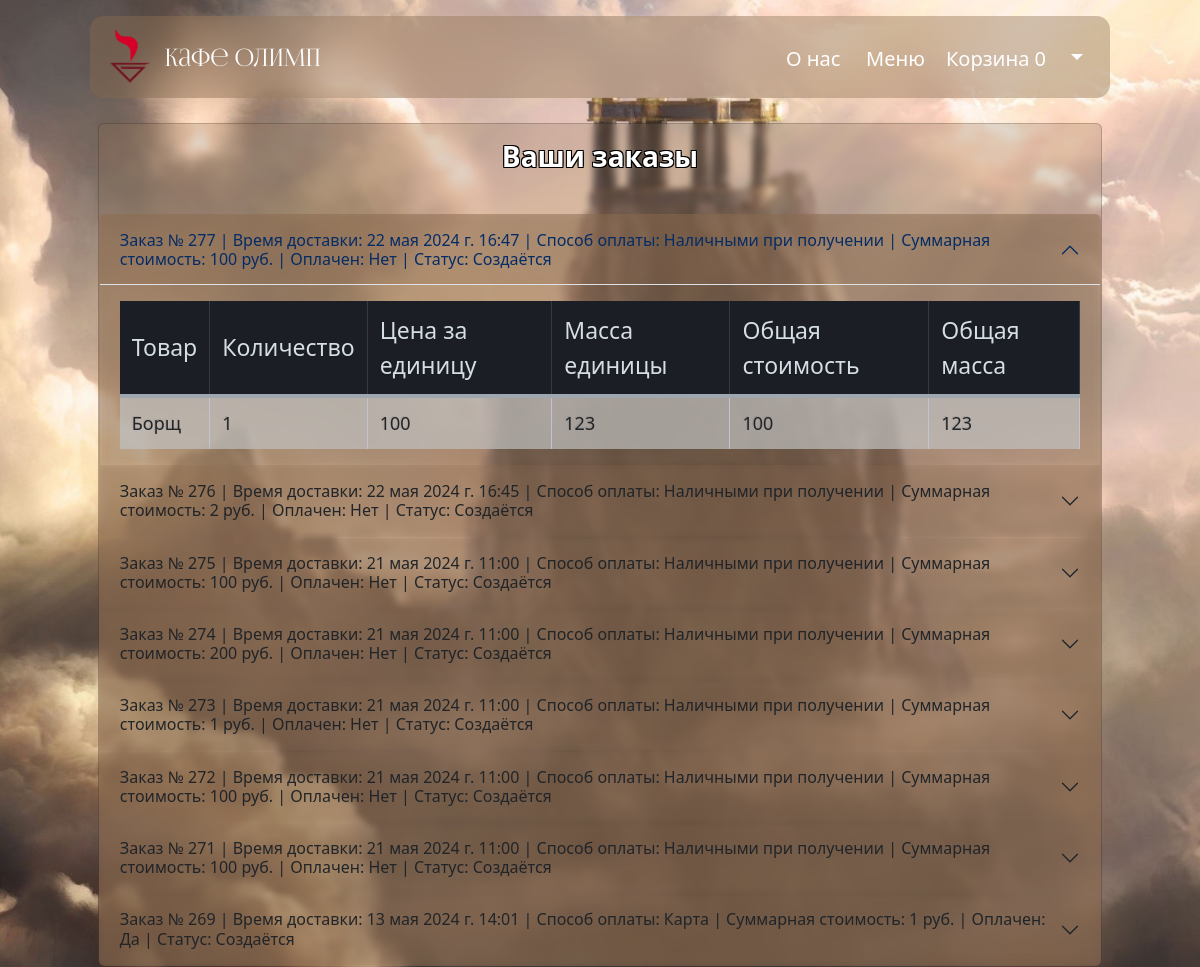
The page /users/history_of_orders/ (signed in) on the database its author committed.
### users/models.py (models this page shows)
class User(AbstractUser):
    phone_number = PhoneNumberField(blank=True, unique=True, verbose_name="Номер телефона")
    loyalty_program = models.PositiveIntegerField(verbose_name="Баллы программы лояльности", default=0)

### orders/models.py (models this page shows, shortened)
class Order(models.Model):
    user = models.ForeignKey(to=User, on_delete=models.SET_DEFAULT, blank=True, null=True, verbose_name="Пользователь",
                             default=1)
    created_timestamp = models.DateTimeField(auto_now_add=True, verbose_name="Дата создания заказа")
    delivery_datetime = models.DateTimeField(null=True, verbose_name="Дата-время доставки")
    phone_number = PhoneNumberField(blank=True, verbose_name="Номер телефона")
    requires_delivery = models.BooleanField(default=False, verbose_name="Требуется доставка")
    delivery_address = models.TextField(null=True, blank=True, verbose_name="Адрес доставки")
    payment_on_get = models.BooleanField(default=False, verbose_name="Оплата при получении")
    is_paid = models.BooleanField(default=False, verbose_name="Оплачено")
    deduct_points = models.BooleanField(default=False, verbose_name="Баллы списаны")
    is_add = models.BooleanField(default=False, verbose_name="Просто функция, не трогать", editable=False)
    status = models.CharField(max_length=50, default='Создаётся',
                              choices=[('Создаётся', 'Создаётся'), ('Доставляется', 'Доставляется'),
                                       ('Доставлен', 'Доставлен')],
                              verbose_name="Статус заказа")
    total_cost = models.DecimalField(max_digits=8, default=0, decimal_places=0, verbose_name="Суммарная стоимость")
    class Meta:
        db_table = "order"
        verbose_name = "Заказ"
        verbose_name_plural = "Заказы"

class OrderItem(models.Model):
    order = models.ForeignKey(to=Order, on_delete=models.CASCADE, verbose_name="Заказ")
    product = models.ForeignKey(to=Product, on_delete=models.SET_DEFAULT, null=True, verbose_name="Продукт",
                                default=None)
    name = models.CharField(max_length=256, verbose_name="Название")
    price = models.DecimalField(max_digits=8, decimal_places=0, verbose_name="Цена")
    weight = models.DecimalField(max_digits=8, decimal_places=0, verbose_name="Вес")
    quantity = models.PositiveIntegerField(default=0, verbose_name="Количество")
    created_timestamp = models.DateTimeField(auto_now_add=True, verbose_name="Дата продажи")
    class Meta:
        db_table = "order_item"
        verbose_name = "Проданный товар"
        verbose_name_plural = "Проданные товары"
    objects = OrderitemQueryset.as_manager()
    def products_price(self):
        return self.price * self.quantity
    def products_weight(self):
        return self.weight * self.quantity

### products/models.py (models this page shows, shortened)
class Product(models.Model):
    name = models.CharField(max_length=256, verbose_name="Название")
    slug = models.SlugField(max_length=200, unique=True, blank=True, null=True, verbose_name='URL')
    description = models.TextField()
    price = models.DecimalField(max_digits=8, decimal_places=0, verbose_name="Цена")  # знаки после запятой и количество цифр в цене
    weight = models.DecimalField(max_digits=8, decimal_places=0, verbose_name="Вес")  # знаки после запятой и количество цифр в весе
    on_or_off = models.BooleanField(default=True, verbose_name="Продаётся")
    image = models.ImageField(upload_to='products_images')
    category = models.ForeignKey(to=ProductCategory, on_delete=models.PROTECT, verbose_name="Категория")
    class Meta:
        db_table = 'product'
        verbose_name = 'Продукт'
        verbose_name_plural = 'Продукты'
        ordering = ("id",)

### users/views.py (the view, shortened to what this page needs)
# urls.py: path('history_of_orders/', history_of_orders, name='history_of_orders'),
@login_required
def history_of_orders(request):
    url = request.META['QUERY_STRING']
    orders = Order.objects.filter(user=request.user).prefetch_related(
        Prefetch(
            "orderitem_set",
            queryset=OrderItem.objects.select_related("product"),
        )
    ).order_by("-id")
    context = {'title': 'Кафе Олимп - История заказов',
               'orders': orders}
    return render(request, 'users/history_of_orders.html', context)

### products/models.py (called while the page is built)
    def total_quantity(self):
        if self:
            return sum(basket.quantity for basket in self)
        return 0

### products/templatetags/basket_tags.py (called while the page is built)
@register.simple_tag()
def basket_quantity(user):
    baskets = Basket.objects.filter(user=user)
    return baskets.total_quantity()

### users/templates/users/history_of_orders.html (shortened to what this page needs)
<!DOCTYPE html>
<html lang="ru">
{% extends 'products/base.html' %}
{% load static %}
{% block css %}
<link rel="stylesheet" href="{% static '/css/history_of_orders.css' %}">
{% endblock %}
{% block content %}
<head>
</head>
<h1>&nbsp;</h1>
<div class="container">
    <div class=" card">
        <div class="card-body">
            <h3 class="text-center mb-4" id="h3_top">Ваши заказы</h3>
        </div>
            <div class="accordion" id="accordionExample">
                {% for order in orders %}
                <div class="accordion-item">
                    <h2 class="accordion-header" id="heading{{ order.id }}">
                        <button class="accordion-button {% if order != orders.0 %}collapsed{% endif %}" type="button"
                            data-bs-toggle="collapse" data-bs-target="#collapse{{ order.id }}" aria-expanded="false"
                            aria-controls="collapse{{ order.id }}">
                            Заказ № {{ order.id }} | Время доставки: {{ order.delivery_datetime }} |
                            Способ оплаты: {% if order.payment_on_get == True %} Наличными при получении {% else %} Карта {% endif %} |
                            Суммарная стоимость: {{order.total_cost}} руб. |
                            Оплачен: {% if order.is_paid == True %} Да {% else %} Нет {% endif %} |
                            Статус: {{order.status}}
                        </button>
                    </h2>
                    <div id="collapse{{ order.id }}"
                        class="accordion-collapse collapse {% if order == orders.0 %}show{% endif %}"
                        aria-labelledby="heading{{ order.id }}" data-bs-parent="#accordionExample">
                        <div class="accordion-body table-responsive">
                            <table class=" ">
                                <thead>
                                    <tr>
                                        <th>Товар</th>
                                        <th>Количество</th>
                                        <th>Цена за единицу</th>
                                        <th>Масса единицы</th>
                                        <th>Общая стоимость</th>
                                        <th>Общая масса</th>
                                    </tr>
                                </thead>
                                <tbody>
                                    {% for item in order.orderitem_set.all %}
                                    <tr>
                                        <td>{{ item.product.name }}</td>
                                        <td>{{ item.quantity }}</td>
                                        <td>{{ item.price  }}</td>
                                        <td>{{ item.weight  }}</td>
                                        <td>{{item.products_price}}</td>
                                        <td>{{item.products_weight}}</td>
                                    </tr>
                                    {% endfor %}
                                </tbody>
                            </table>
                        </div>
                    </div>
                </div>
                {% endfor %}
        </div>
    </div>
</div>
{% endblock %}

### products/templates/products/base.html (shortened to what this page needs)
<!DOCTYPE html>
<html lang="ru">
{% load static %}
{% load basket_tags %}
<head>
    <link href="{% static '/bootstrap/css/bootstrap.min.css' %}" rel="stylesheet">
    <link rel="stylesheet" href="{% static '/css/base.css' %}">
    {% block css %} {% endblock %}
</head>
<body>
<nav class="navbar navbar-expand-lg navbar-dark bg-transparent fixed-top border-bottom-dark">
    <div class="container">
        <a class="navbar-brand " href="{% url 'index' %}" style="font-family:FoglihtenNo06" id="logotype">
            <img src="/static/img/Logo_p.png" alt="logotip" height="56px" width="56px"/> Кафе Олимп</a>
        <div class="collapse navbar-collapse" id="navbarSupportedContent">
            <ul class="navbar-nav ms-auto">
                <li class="nav-item" id="button_1">
                    <a class="nav-link active" href="{% url 'we' %}">
                        О нас
                    </a>
                </li>
                <li class="nav-item" id="button_2">
                    <a class="nav-link active" href="{% url 'products:index' %}">
                        Меню
                    </a>
                </li>
                {% if user.is_authenticated %}
                <li class="nav-item" id="button_3">
                    <a class="nav-link active" href="{% url 'basket' %}">
                        Корзина
                        <span id="goods-in-basket-count">{% basket_quantity user=request.user %}</span>
                    </a>
                </li>
                <li class="nav-item  dropdown" id="button_4">
                    <a class="nav-link active dropdown-toggle" href="#" id="navbarDropdown" role="button"
                       data-bs-toggle="dropdown" aria-expanded="false">
                    </a>
                </li>
                {% else %}
                <li class="nav-item">
                    <a class="nav-link active" href="{% url 'users:login' %}" id="button_10">Войти <i class="fas fa-sign-in-alt"></i></a>
                </li>
                {% endif %}
            </ul>
        </div>
    </div>
</nav>
{% block content %} {% endblock %}
</body>
</html>

### static_dev/css/base.css (style rules this page uses)
.navbar { z-index: 9998; backdrop-filter: blur(1rem); background-color: rgb(141 110 82 / 40%) !important; max-width: 85%; margin-top: 1rem; margin-left: auto; margin-right: auto; border-radius: 0.842rem; }
body { background: url("../img/wallpaper.jpg") no-repeat center top fixed; -webkit-background-size: cover; -moz-background-size: cover; background-size: cover; -o-background-size: cover; padding-top: 56px; font-size: 20px; }
#logotype { font-family: 'FoglihtenNo06'; font-size: clamp( 1.1rem, 5vw, 3vh) }
#button_1, #button_2, #button_3, #button_4,#button_10 { text-decoration: none; }
#button_1::before { content: ""; position: relative; display: block; height: 3px; bottom: -40px; left: 0; background-color: #FFFFFF; transform: scaleX(0); transition: transform 0.2s ease; }
#button_2::before { content: ""; position: relative; display: block; height: 3px; bottom: -40px; left: 0; background-color: #FFFFFF; transform: scaleX(0); transition: transform 0.2s ease; }
#button_3::before { content: ""; position: relative; display: block; height: 3px; bottom: -40px; left: 0; background-color: #FFFFFF; transform: scaleX(0); transition: transform 0.2s ease; }
#button_4::before { content: ""; position: relative; display: block; height: 3px; bottom: -40px; left: 0; background-color: #FFFFFF; transform: scaleX(0); transition: transform 0.2s ease; }
@media screen and (min-width:320px) { .navbar { max-width: 96%; } }
@media screen and (min-width:320px) { #button_1::before { width: 80px; } }
@media screen and (min-width:320px) { #button_2::before { width: 80px; } }
@media screen and (min-width:320px) { #button_3::before { width: 120px; } }
@media screen and (min-width:320px) { #button_4::before { width: 40px; } }
@media screen and (min-width:481px) { .navbar { max-width: 85%; } }
@media screen and (min-width:481px) { #button_1::before { width: 80px; } }
@media screen and (min-width:481px) { #button_2::before { width: 80px; } }
@media screen and (min-width:481px) { #button_3::before { width: 120px; } }
@media screen and (min-width:481px) { #button_4::before { width: 40px; } }
@media screen and (min-width:641px) { .navbar { max-width: 85%; } }
@media screen and (min-width:641px) { #button_1::before { width: 80px; } }
@media screen and (min-width:641px) { #button_2::before { width: 80px; } }
@media screen and (min-width:641px) { #button_3::before { width: 120px; } }
@media screen and (min-width:641px) { #button_4::before { width: 40px; } }
@media screen and (min-width:641px) { .navbar { max-width: 93%; } }
@media screen and (min-width:961px) { .navbar { max-width: 85%; } }
@media screen and (min-width:961px) { #button_1::before { width: 80px; } }
@media screen and (min-width:961px) { #button_2::before { width: 80px; } }
@media screen and (min-width:961px) { #button_3::before { width: 120px; } }
@media screen and (min-width:961px) { #button_4::before { width: 40px; } }
@media screen and (min-width:1025px) { .navbar { max-width: 85%; } }
@media screen and (min-width:1025px) { #button_1::before { width: 80px; } }
@media screen and (min-width:1025px) { #button_2::before { width: 80px; } }
@media screen and (min-width:1025px) { #button_3::before { width: 120px; } }
@media screen and (min-width:1025px) { #button_4::before { width: 40px; } }

### static_dev/css/history_of_orders.css (style rules this page uses)
.card { margin-top: 1.2rem; margin-left: auto; margin-right: auto; max-width: 90%; backdrop-filter: blur(0.2rem); background-color: rgb(141 110 82 / 25%) !important; }
#h3_top { font-weight: bold; color: #FFF; text-shadow: -1px -1px 0 #000, 1px -1px 0 #000, -1px 1px 0 #000, 1px 1px 0 #000; }
.accordion-button { background-color: rgb(141 110 82 / 25%) !important; border-color: rgb(141 110 82 / 25%) !important; }
.accordion-item { backdrop-filter: blur(0.2rem); background-color: rgb(141 110 82 / 25%) !important; border-color: rgb(141 110 82 / 25%) !important; }
th { color:#D5DDE5;; background:#1b1e24; border-bottom:4px solid #9ea7af; border-right: 1px solid #343a45; font-size:25px; font-weight: 100; padding:12px; text-align:left; text-shadow: 0 1px 1px rgba(0, 0, 0, 0.1); vertical-align:middle; }
td { padding:12px; text-align:left; vertical-align:middle; font-weight:300; font-size:18px; text-shadow: -1px -1px 1px rgba(0, 0, 0, 0.1); border-right: 1px solid #C1C3D1; background:rgb(192 192 192 / 70%) !important;; }
@media screen and (min-width:320px) { th { font-size: 23px; } }

### rows shown on the page
User: id "0"
Order: id "277", delivery_datetime "22 мая 2024 г. 16:47", payment_on_get "Наличными при получении", total_cost "100", is_paid "Нет", status "Создаётся"
OrderItem: product.name "Борщ", quantity "1", price "100", weight "123", products_price "100", products_weight "123"
Order: id "276", delivery_datetime "22 мая 2024 г. 16:45", payment_on_get "Наличными при получении", total_cost "2", is_paid "Нет", status "Создаётся"
Order: id "275", delivery_datetime "21 мая 2024 г. 11:00", payment_on_get "Наличными при получении", total_cost "100", is_paid "Нет", status "Создаётся"
Order: id "274", delivery_datetime "21 мая 2024 г. 11:00", payment_on_get "Наличными при получении", total_cost "200", is_paid "Нет", status "Создаётся"
Order: id "273", delivery_datetime "21 мая 2024 г. 11:00", payment_on_get "Наличными при получении", total_cost "1", is_paid "Нет", status "Создаётся"
Order: id "272", delivery_datetime "21 мая 2024 г. 11:00", payment_on_get "Наличными при получении", total_cost "100", is_paid "Нет", status "Создаётся"
Order: id "271", delivery_datetime "21 мая 2024 г. 11:00", payment_on_get "Наличными при получении", total_cost "100", is_paid "Нет", status "Создаётся"
Order: id "269", delivery_datetime "13 мая 2024 г. 14:01", payment_on_get "Карта", total_cost "1", is_paid "Да", status "Создаётся"
